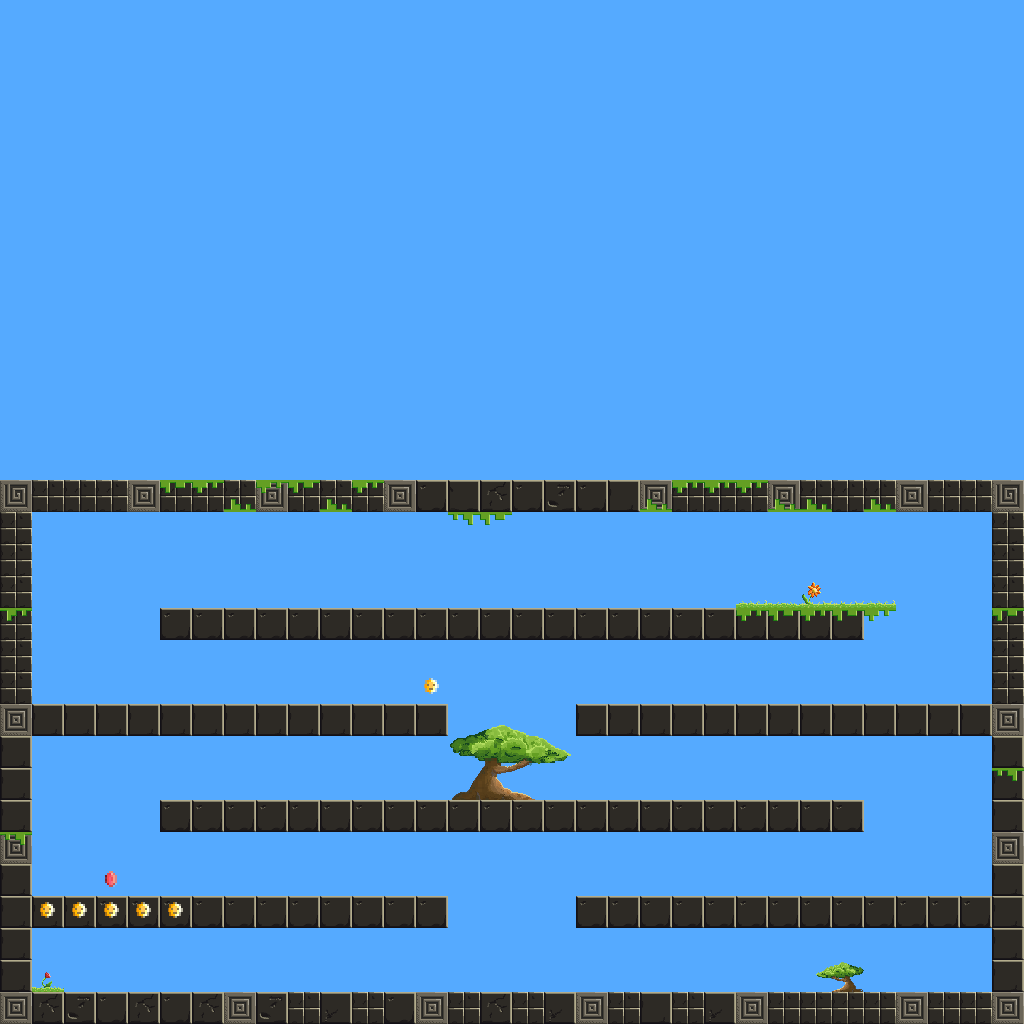

Tiled map render using the project's own tile images. Description and the map definition, with tile-layer contents summarised, below:
An orthogonal 32x32 tile map with 32x32 px tiles, 5 tile layers (block, background, foreground, collectable_1, ...), 1 hidden layer not drawn and 24 objects (7x Platform, 4x Switch, 2x Launcher, 2x Path, Spawner, ...).

<map version="1.0" orientation="orthogonal" renderorder="right-down" width="32" height="32" tilewidth="32" tileheight="32" backgroundcolor="#55aaff" nextobjectid="74">
 <properties>
  <property name="CrownSharing" value="0.0" />
  <property name="GoldRespawn" value="OnTrigger" />
  <property name="Timer" value="2" />
 </properties>
 <tileset firstgid="1" name="jungle_tiles" tilewidth="32" tileheight="32" tilecount="256" columns="16">
  <image source="../jungle_tiles_new.png" width="512" height="512" />
  <terraintypes>
   <terrain name="t" tile="4" />
  </terraintypes>
  <tile id="0">
   <animation>
    <frame tileid="0" duration="500" />
    <frame tileid="48" duration="500" />
    <frame tileid="96" duration="500" />
    <frame tileid="144" duration="500" />
   </animation>
  </tile>
  <tile id="1">
   <animation>
    <frame tileid="1" duration="500" />
    <frame tileid="49" duration="500" />
    <frame tileid="97" duration="500" />
    <frame tileid="145" duration="500" />
   </animation>
  </tile>
  <tile id="2">
   <animation>
    <frame tileid="2" duration="500" />
    <frame tileid="50" duration="500" />
    <frame tileid="98" duration="500" />
    <frame tileid="146" duration="500" />
   </animation>
  </tile>
  <tile id="4" terrain=",,,0" />
  <tile id="5" terrain=",,0," />
  <tile id="11">
   <animation>
    <frame tileid="11" duration="400" />
    <frame tileid="12" duration="400" />
    <frame tileid="13" duration="400" />
    <frame tileid="14" duration="400" />
   </animation>
  </tile>
  <tile id="16">
   <animation>
    <frame tileid="16" duration="500" />
    <frame tileid="64" duration="500" />
    <frame tileid="112" duration="500" />
    <frame tileid="160" duration="500" />
   </animation>
  </tile>
  <tile id="17">
   <animation>
    <frame tileid="17" duration="500" />
    <frame tileid="65" duration="500" />
    <frame tileid="113" duration="500" />
    <frame tileid="161" duration="500" />
   </animation>
  </tile>
  <tile id="18">
   <animation>
    <frame tileid="18" duration="500" />
    <frame tileid="66" duration="500" />
    <frame tileid="114" duration="500" />
    <frame tileid="162" duration="500" />
   </animation>
  </tile>
  <tile id="19">
   <animation>
    <frame tileid="19" duration="500" />
    <frame tileid="67" duration="500" />
    <frame tileid="115" duration="500" />
    <frame tileid="163" duration="500" />
   </animation>
  </tile>
  <tile id="20" terrain=",0,," />
  <tile id="21" terrain="0,,," />
  <tile id="22" terrain="0,0,0,0" />
  <tile id="32">
   <animation>
    <frame tileid="32" duration="500" />
    <frame tileid="80" duration="500" />
    <frame tileid="128" duration="500" />
    <frame tileid="176" duration="500" />
   </animation>
  </tile>
  <tile id="33">
   <animation>
    <frame tileid="33" duration="500" />
    <frame tileid="81" duration="500" />
    <frame tileid="129" duration="500" />
    <frame tileid="177" duration="500" />
   </animation>
  </tile>
  <tile id="34">
   <animation>
    <frame tileid="34" duration="500" />
    <frame tileid="82" duration="500" />
    <frame tileid="130" duration="500" />
    <frame tileid="178" duration="500" />
   </animation>
  </tile>
  <tile id="43">
   <animation>
    <frame tileid="43" duration="400" />
    <frame tileid="44" duration="400" />
    <frame tileid="45" duration="400" />
    <frame tileid="46" duration="400" />
   </animation>
  </tile>
  <tile id="59">
   <animation>
    <frame tileid="59" duration="400" />
    <frame tileid="60" duration="400" />
   </animation>
  </tile>
  <tile id="68">
   <animation>
    <frame tileid="68" duration="500" />
    <frame tileid="84" duration="500" />
    <frame tileid="100" duration="500" />
    <frame tileid="116" duration="500" />
   </animation>
  </tile>
  <tile id="69">
   <animation>
    <frame tileid="69" duration="500" />
    <frame tileid="85" duration="500" />
    <frame tileid="101" duration="500" />
    <frame tileid="117" duration="500" />
   </animation>
  </tile>
  <tile id="72">
   <properties>
    <property name="collectable" value="True" />
    <property name="type" value="coin" />
   </properties>
  </tile>
  <tile id="73">
   <properties>
    <property name="Trap" value="Pick" />
   </properties>
   <objectgroup draworder="index" />
  </tile>
  <tile id="74">
   <properties>
    <property name="type" value="ruby" />
   </properties>
  </tile>
  <tile id="75">
   <properties>
    <property name="type" value="diamond" />
   </properties>
  </tile>
 </tileset>
 <layer name="block" width="32" height="32">
  <data>[1024 cells, 204 non-empty, 23 distinct tile ids]</data>
 </layer>
 <layer name="background" width="32" height="32">
  <data>[1024 cells, 3 non-empty, 3 distinct tile ids]</data>
 </layer>
 <layer name="foreground" width="32" height="32">
  <data>[1024 cells, 31 non-empty, 6 distinct tile ids]</data>
 </layer>
 <layer name="collectable_1" width="32" height="32">
  <properties>
   <property name="Hub_in" value="HUB01" />
   <property name="defaultON" value="true" />
  </properties>
  <data>[1024 cells, 7 non-empty, 2 distinct tile ids]</data>
 </layer>
 <layer name="collectable_2" width="32" height="32">
  <properties>
   <property name="Hub_in" value="HUB01" />
   <property name="defaultON" value="false" />
  </properties>
  <data>[1024 cells, 0 non-empty, 0 distinct tile ids]</data>
 </layer>
 <objectgroup name="Collision">
  <object id="2" x="416" y="480" width="608" height="32" />
  <object id="3" x="0" y="480" width="416" height="32" />
  <object id="4" x="0" y="512" width="32" height="480" />
  <object id="7" x="992" y="512" width="32" height="480" />
  <object id="61" x="0" y="992" width="1024" height="40" />
 </objectgroup>
 <objectgroup color="#00ff00" name="Spawners">
  <object id="28" name="Player01" type="Spawner" x="120" y="352" width="36" height="35">
   <properties>
    <property name="Subtype" value="Player" />
   </properties>
  </object>
 </objectgroup>
 <objectgroup color="#a40505" name="InteractiveObjects">
  <object id="34" name="Totem" type="Switch" x="352" y="352" width="32" height="32">
   <properties>
    <property name="Hub_out" value="HUB01" />
    <property name="Subtype" value="totem_switch" />
    <property name="weight" value="50" />
   </properties>
  </object>
  <object id="35" name="HUB01" type="HUB" x="424" y="312" width="64" height="64">
   <properties>
    <property name="Comments" value="The Totem combination (1, 0, 1) activates the spikes and wood platform rotation" />
    <property name="ID" value="HUB01" />
    <property name="Threshold" value="0.95" />
    <property name="isSilent" type="bool" value="false" />
   </properties>
   <ellipse />
  </object>
  <object id="38" name="Invisible" type="Switch" x="64" y="424" width="896" height="24">
   <properties>
    <property name="Hub_out" value="HUB02" />
    <property name="Subtype" value="invisible_switch" />
    <property name="weight" value="150" />
   </properties>
  </object>
  <object id="39" name="FireLauncher" type="Launcher" x="32" y="416" width="32" height="32">
   <properties>
    <property name="Child" value="fire_ball" />
    <property name="Hub_in" value="HUB02" />
    <property name="Interval" value="1" />
    <property name="Subtype" value="Launcher" />
    <property name="Triggerable" value="True" />
    <property name="defaultON" value="false" />
    <property name="impulse" value="6" />
    <property name="intervalShoot" value="1" />
    <property name="pool" value="4" />
    <property name="reloadTime" value="5" />
   </properties>
  </object>
  </objectgroup>
 <objectgroup color="#3fd8fa" name="MovingPlatforms">
  <!-- 12 objects omitted --></objectgroup>
 <layer name="additional-preview" width="32" height="32" visible="0">
  <data>[1024 cells, 25 non-empty, 1 distinct tile ids]</data>
 </layer>
</map>
<!-- 14 of 24 objects omitted -->
